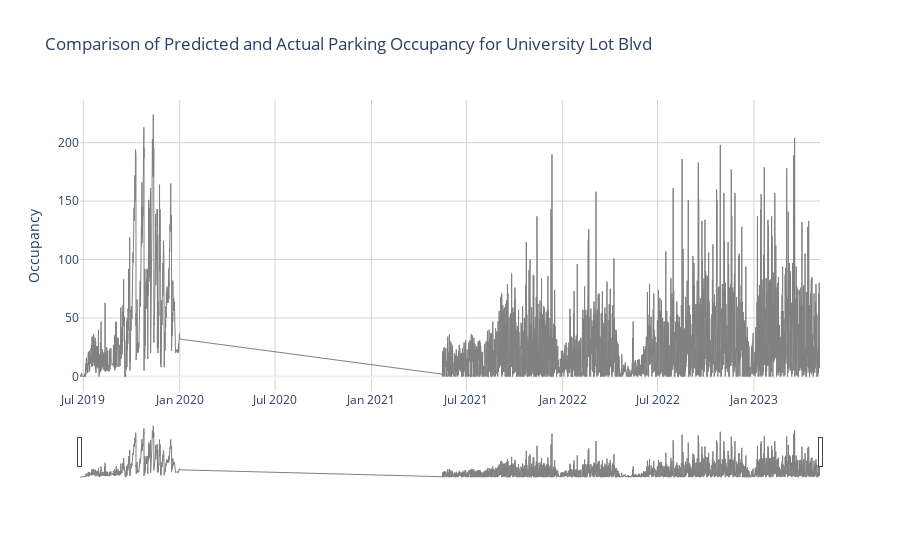

The cell this chart's notebook holds for it:
### Code cell
import plotly.graph_objects as go


# Create a new figure
fig = go.Figure()

# Add trace for the initial training data
fig.add_trace(go.Scatter(x=train.index, y=train['Occupancy'],
                         name='Initial Training Data',
                         line=dict(color='gray', width=1),
                         hovertemplate='<b>Date</b>: %{x|%m-%d-%Y}<br>' +
                                       '<b>Occupancy</b>: %{y}<br>' +
                                       '<b>Day of Week</b>: %{x| %A}<extra></extra>'))


# Update layout
fig.update_layout(
    title=f'Comparison of Predicted and Actual Parking Occupancy for {parking_lot_to_predict}',
    xaxis=dict(
        rangeslider=dict(visible=True),
        type='date'
    ),
    yaxis_title='Occupancy',
    template='plotly_white',
)

# Update axes appearance
fig.update_xaxes(showgrid=True, gridwidth=1, gridcolor='lightgrey')
fig.update_yaxes(showgrid=True, gridwidth=1, gridcolor='lightgrey')

# Show the plot
fig.show()

### Figure 1 — Plotly figure (JSON) as saved in the notebook; plotly's stock layout.template omitted (floating-point values rounded to 4 significant figures; data arrays with more than 128 entries replaced by an {"elided": "..."} marker saying what was removed)
{"data": [{"hovertemplate": "<b>Date</b>: %{x|%m-%d-%Y}<br><b>Occupancy</b>: %{y}<br><b>Day of Week</b>: %{x| %A}<extra></extra>", "line": {"color": "gray", "width": 1}, "name": "Initial Training Data", "type": "scatter", "x": {"elided": "21876 str values"}, "y": {"elided": "21876 int values"}}], "layout": {"title": {"text": "Comparison of Predicted and Actual Parking Occupancy for University Lot Blvd"}, "xaxis": {"gridcolor": "lightgrey", "gridwidth": 1, "rangeslider": {"visible": true}, "showgrid": true, "type": "date"}, "yaxis": {"gridcolor": "lightgrey", "gridwidth": 1, "showgrid": true, "title": {"text": "Occupancy"}}}}
